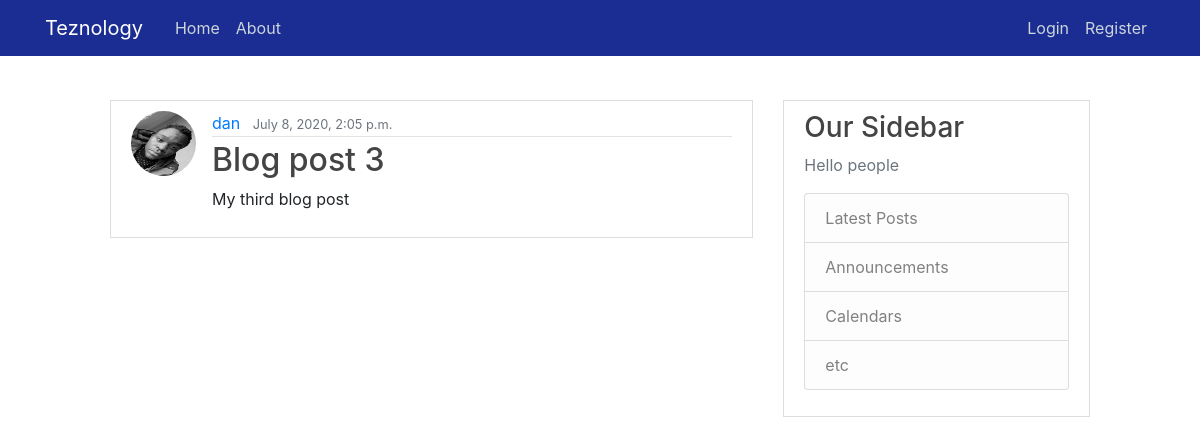
Screenshot of /post/3/ with the database file from the repository.
### one/models.py (models this page shows, shortened)
class Post(models.Model):
    title = models.CharField(max_length=100)
    content = models.TextField()
    date_posted = models.DateTimeField(default=timezone.now)
    author = models.ForeignKey(User, on_delete=models.CASCADE)

### users/models.py (models this page shows, shortened)
class Profile(models.Model):
    user = models.OneToOneField(User, on_delete=models.CASCADE)
    image = models.ImageField(default='default.jpg', upload_to='profile_pics')

### one/views.py (the view)
# urls.py: path('post/<int:pk>/', PostDetailView.as_view(), name='post-detail'),
class PostDetailView(DetailView):
    model = Post

### one/templates/one/post_detail.html (shortened to what this page needs)
{% extends "one/base.html" %}
{% block content %}
    <div class="media content-section">
        <img class="rounded-circle article-img" src="{{ object.author.profile.image.url }}">
        <div class="media-body">
            <div class="article-metadata">
                <a href="{% url 'user-posts' object.author.username %}" class="mr-2">{{ object.author }}</a>
                <small class="text-muted">{{ object.date_posted }}</small>
            </div>
            <h2 class="article-title">{{ object.title }}</h2>
            <p class="article-content"> {{ post.content }} </p>
        </div>
    </div>
{% endblock content %}

### one/static/one/style.css (style rules this page uses)
h1, h2, h3, h4, h5, h6 { color: #444444; }
a { text-decoration: none; }
.article-img { height: 65px; width: 65px; margin-right: 16px; }
.article-metadata { padding-bottom: 1px; margin-bottom: 4px; border-bottom: 1px solid #e3e3e3; }
.content-section { margin-top: 50px; background: #ffffff; padding: 10px 20px; border: 1px solid #dddddd; }

### rows the page displays
Post: author.profile.image (placeholder picture), author "dan", date_posted "July 8, 2020, 2:05 p.m.", title "Blog post 3", content "My third blog post"
